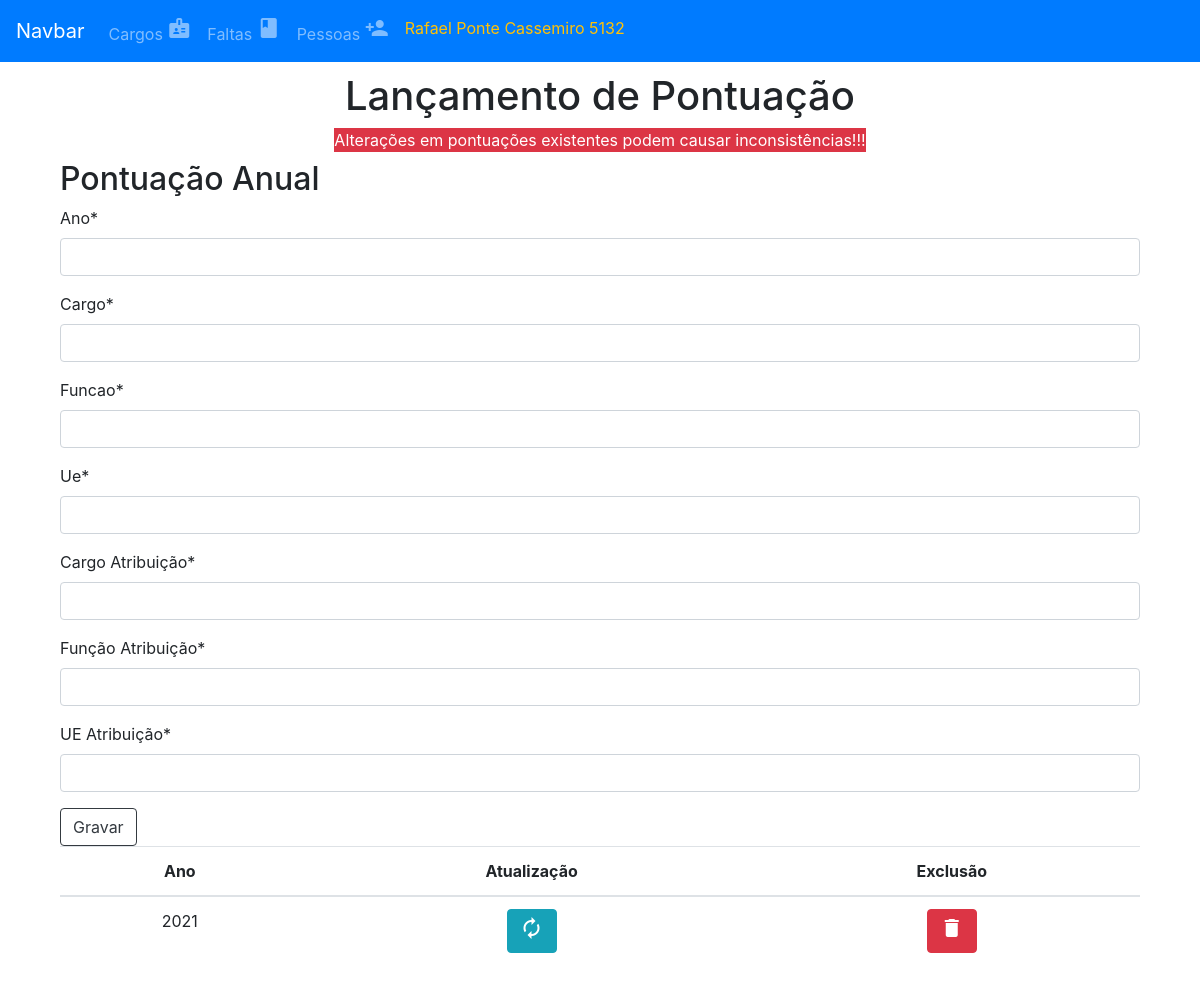
The page /pessoas/5132/pontuacoes on the database as committed earlier.
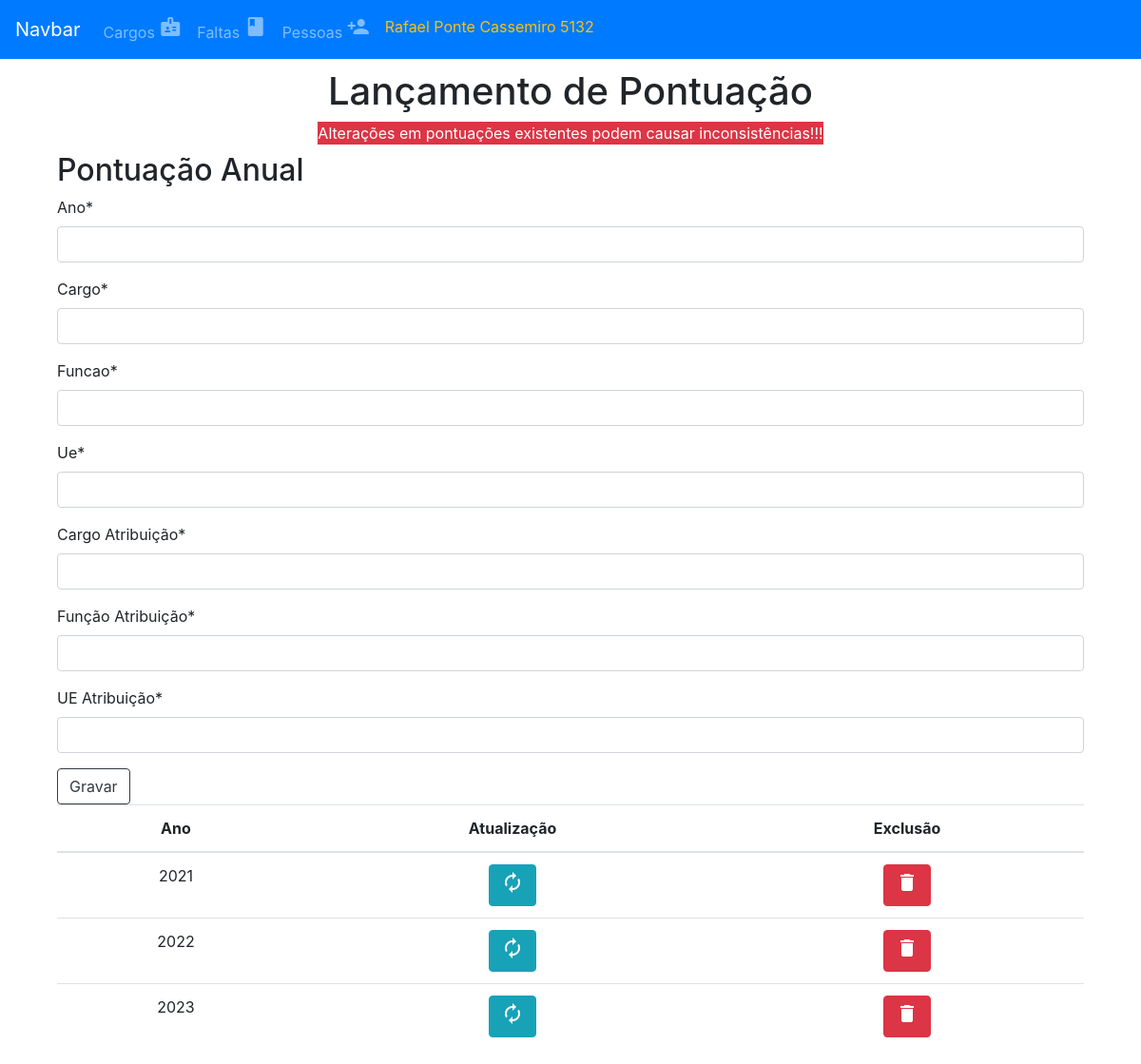
The same page on the database as committed later.
### app_ficha_cem/models.py (models this page shows)
class Pontuacoes(models.Model):
    ano = models.CharField(max_length=5)
    cargo = models.CharField(max_length=5)
    funcao = models.CharField(max_length=5)
    ue = models.CharField(max_length=5)
    cargo_atrib = models.CharField(max_length=5,default=0)
    funcao_atrib = models.CharField(max_length=5,default=0)
    ue_atrib = models.CharField(max_length=5,default=0)
    pessoa = models.ForeignKey(Pessoas, on_delete=models.CASCADE)
    class Meta:
        unique_together = ('ano','pessoa')
    def __str__(self):
        return self.ano

### app_ficha_cem/views.py (the view)
# urls.py: path('pessoas/<str:pessoa_id>/pontuacoes', lancar_pontuacoes, name='lancarpontuacao'),
def lancar_pontuacoes(request, pessoa_id):
    pessoa = Pessoas.objects.get(pk=pessoa_id)
    pontuacoes = Pontuacoes.objects.all().filter(pessoa=pessoa_id)
    if request.method == 'POST':
        form = formularioPontuacao(request.POST)
        if form.is_valid():
            print(form)
            form.save()
            messages.success(request,"Pontuação Gravada!")
            return redirect('lancarpontuacao',pessoa_id)
        else:
            messages.error(request,"Erro ao  Gravar Pontuação!",'danger')
    else:
        form = formularioPontuacao(initial={'pessoa':pessoa})
    print(form)
    return render(request,'template/lancar_pontuacao.html',{'form':form,'pessoa':pessoa,'pontuacoes':pontuacoes})

### app_ficha_cem/forms.py
class formularioPontuacao(forms.ModelForm):
    ano = forms.CharField(max_length=5)
    cargo = forms.CharField(max_length=5)
    funcao = forms.CharField(max_length=5)
    ue = forms.CharField(max_length=5)
    cargo_atrib = forms.CharField(max_length=5, label='Cargo Atribuição')
    funcao_atrib = forms.CharField(max_length=5, label='Função Atribuição')
    ue_atrib = forms.CharField(max_length=5, label='UE Atribuição')
    pessoa = forms.ModelChoiceField(queryset=Pessoas.objects.all(),
                                      widget=forms.HiddenInput())
    class Meta:
        model = Pontuacoes
        fields = ['ano','cargo','funcao','ue','pessoa','cargo_atrib','funcao_atrib','ue_atrib','pessoa']

### template/lancar_pontuacao.html (shortened to what this page needs)
{% extends 'template/menu.html'%}
{% load crispy_forms_tags %}
{% block content %}
<div class="container">
    <div class="row">
        <div class="col-12 text-center">
            <h1>Lançamento de Pontuação</h1>
            <label class="bg-danger text-white">Alterações em pontuações existentes podem causar
                inconsistências!!!</label>
        </div>
    </div>
</div>
<div class="container">
    <div class="row">
        <div class="col-12">
            <h2>Pontuação Anual</h2>
            <form method="POST">
                {{ form|crispy }}
                <div clas="form-group">
                    <button class="btn btn-outline-dark">Gravar</button>
                </div>
            </form>
        </div>
    </div>
    <div class="row">
        <div class="col-12">
            <table class="table table-hover text-center">
                <thead>
                    <tr>
                        <th scope="col">Ano</th>
                        <th scope="col">Atualização</th>
                        <th scope="col">Exclusão</th>
                    </tr>
                </thead>
                <tbody>
                    {% for pontuacao in pontuacoes %}
                    <tr>
                        <td>
                            {{pontuacao}}
                        </td>
                        <td>
                            <a class='btn btn-info' href="{% url 'atualizarpontuacao' pessoa.id pontuacao.id %}"><span
                                    class="material-icons">
                                </span></a>
                        </td>
                        <td>
                            <a class='btn btn-danger' href="{% url 'excluirpontuacao' pessoa.id pontuacao.id %}"><span
                                    class="material-icons">
                                </span></a>
                        </td>
                    </tr>
                    {% endfor %}
                </tbody>
            </table>
        </div>
    </div>
</div>
{% endblock content %}

Rows that differ between the two databases and show on the page:
added Pontuacoes: ano "2022"
added Pontuacoes: ano "2023"
